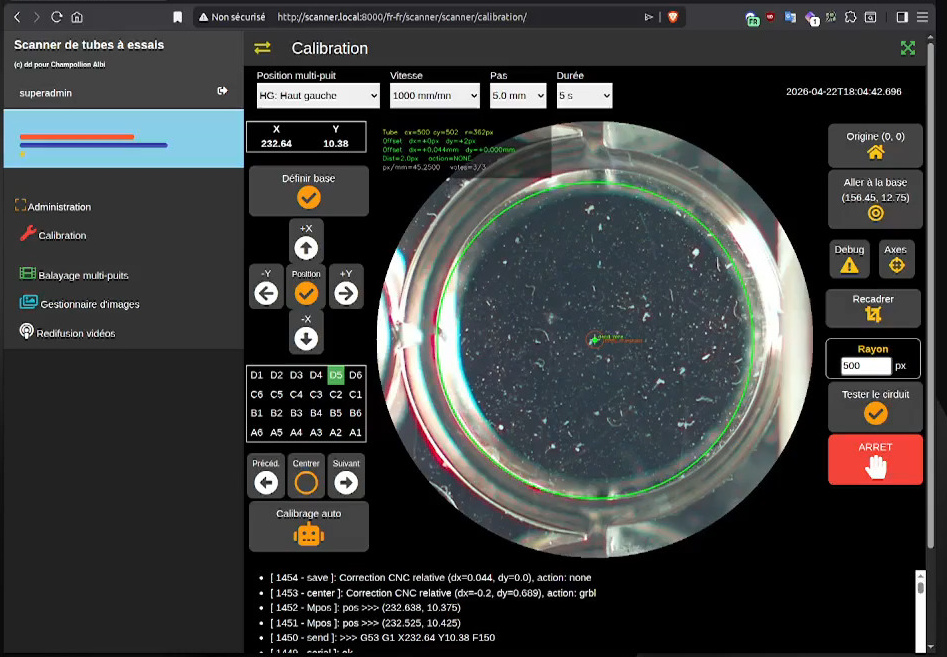
#> input picture assets/calibration-auto.jpg, 947 x 657 px
$ python -i tube_aligner_old.py   (imports and definitions only)
#> lines starting #> are read from the running program, lines starting #| are printed output that depends on the picture; after the words box and inside, x2 and y2 are one past the last pixel; in counts of white or black regions, pixels touching at a corner belong together
#> further down, picture is the input picture: shape (657, 947, 3); mean B, G, R 60.1, 60.5, 58.7
'''
Created on 17 avr. 2026

@author: denis
'''
# modules/tube_aligner.py

import cv2
import logging
import numpy as np

logger = logging.getLogger(__name__)


class TubeAligner:
    """
    Détecte le cercle du tube à essai dans une frame (vue par dessous,
    éclairage par dessus → cercle clair sur fond sombre).
    Calcule le décalage entre le centre du tube et le centre de l'image.
    Décide d'une correction GRBL (grand écart) ou d'un recadrage (petit écart).
    """

    # Seuil en pixels : au-delà → correction GRBL, en-dessous → recadrage
    GRBL_THRESHOLD_PX  = 20
    # Tolérance : en-dessous → pas de correction nécessaire
    DEAD_ZONE_PX       = 5

    def __init__(
        self,
        px_per_mm: float = 10.0,        # facteur d'échelle calibration (px/mm)
        grbl_threshold_px: int = 20,
        dead_zone_px: int = 5,
        debug: bool  = False,   # ← activable depuis la vue
    ):
        self.px_per_mm         = px_per_mm
        self.grbl_threshold_px = grbl_threshold_px
        self.dead_zone_px      = dead_zone_px

    def detect_tube(self, frame: np.ndarray) -> dict:
        """
        Détecte le cercle du tube et calcule le décalage par rapport au centre image.

        :param frame: Frame BGR (numpy array)
        :return:      dict avec cercle détecté, décalage px et mm, action recommandée
        """
        h, w = frame.shape[:2]
#> h = 657; w = 947
        cx_img = w // 2
#> cx_img = 473
        cy_img = h // 2
#> cy_img = 328

        result = {
            "detected"      : False,
            "tube_cx"       : None,
            "tube_cy"       : None,
            "tube_radius"   : None,
            "offset_x_px"   : None,
            "offset_y_px"   : None,
            "offset_x_mm"   : None,
            "offset_y_mm"   : None,
            "action"        : "none",   # "none" | "crop" | "grbl"
            "grbl_gcode"    : None,
            "frame_annotated": None,
        }

        # Prétraitement : niveaux de gris + flou
        gray    = cv2.cvtColor(frame, cv2.COLOR_BGR2GRAY)
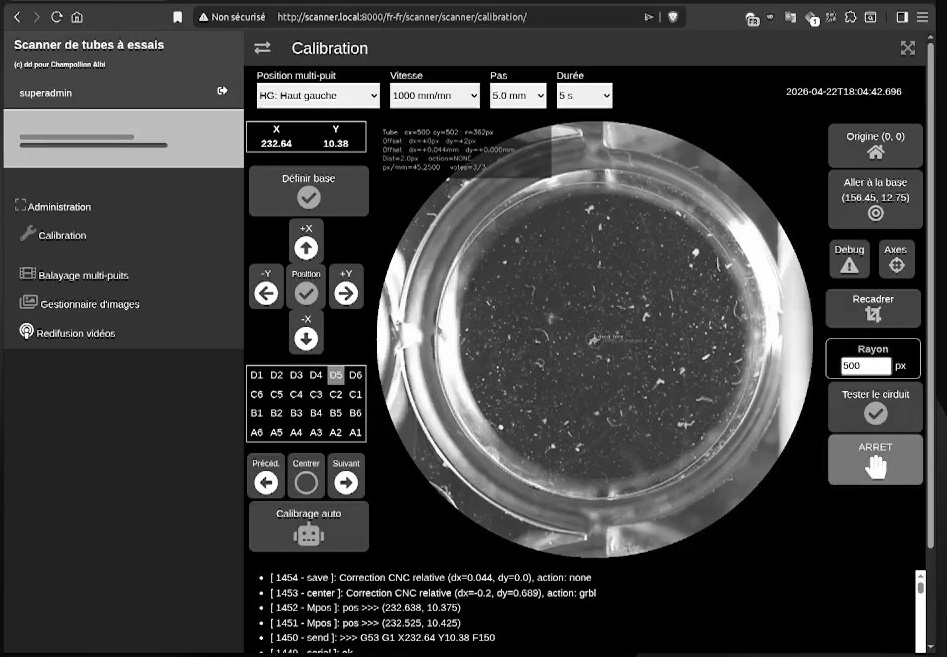
#> gray: shape (657, 947); min 0, max 255, mean 59.9
        #blurred = cv2.GaussianBlur(gray, (9, 9), 2)
        blurred = cv2.GaussianBlur(gray, (15, 15), 3)
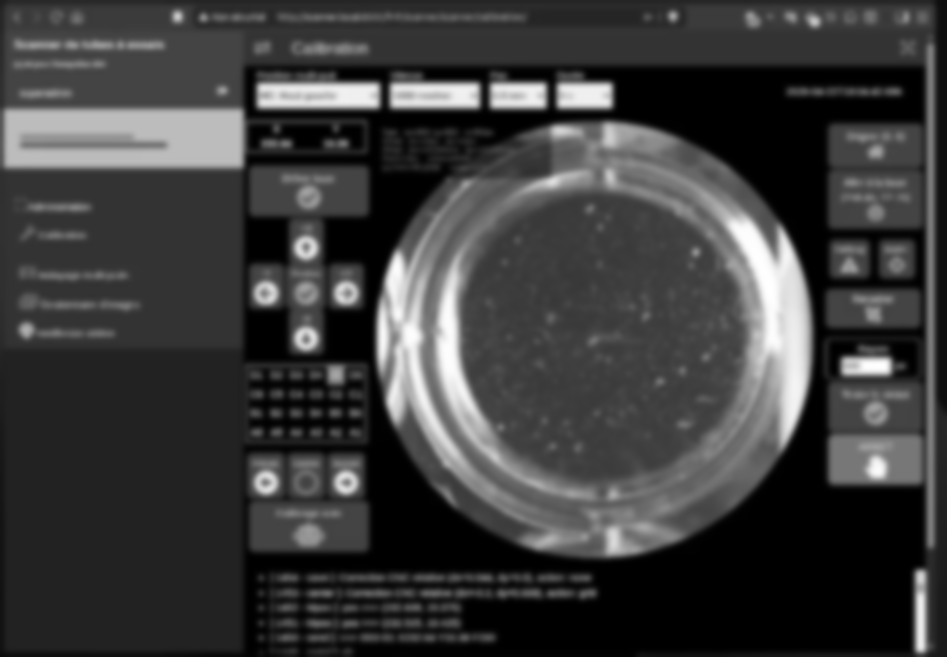
#> blurred: shape (657, 947); min 0, max 255, mean 59.9

        # param1 : seuil Canny haut, param2 : seuil accumulation (plus bas = plus permissif)
        min_radius = int(min(w, h) * 0.26)    # ~260px sur 1000px
#> min_radius = 170
        max_radius = int(min(w, h) * 0.36)    # ~360px sur 1000px — bord intérieur du verre
#> max_radius = 236

        circles = cv2.HoughCircles(
            blurred,
            cv2.HOUGH_GRADIENT,
            dp          = 1.2,
            minDist     = min(w, h) // 2,    # un seul tube attendu
            param1      = 50,
            param2      = 30,
            minRadius   = min_radius,
            maxRadius   = max_radius,
        )
#> circles = [[593.4, 339, 219.1], [60.6, 323.4, 182.2]]

        if circles is None:
            logger.warning("TubeAligner: aucun cercle détecté")
            result["frame_annotated"] = self._annotate(frame.copy(), cx_img, cy_img, None)
            return result

        circles = np.round(circles[0, :]).astype(int)
#> circles = [[593, 339, 219], [61, 323, 182]]

        # Prend le cercle le plus proche du centre image
        best = min(
            circles,
            key=lambda c: np.sqrt((c[0] - cx_img)**2 + (c[1] - cy_img)**2)
        )
#> best = [593, 339, 219]
        tx, ty, tr = int(best[0]), int(best[1]), int(best[2])
#> tx = 593; ty = 339; tr = 219

        # Décalage : positif = tube à droite/bas du centre image
        offset_x_px = tx - cx_img
#> offset_x_px = 120
        offset_y_px = ty - cy_img
#> offset_y_px = 11
        offset_x_mm = offset_x_px / self.px_per_mm
#> offset_x_mm = 12
        offset_y_mm = offset_y_px / self.px_per_mm
#> offset_y_mm = 1.1

        dist_px = np.sqrt(offset_x_px**2 + offset_y_px**2)
#> dist_px = 120.5

        # Décision d'action
        if dist_px <= self.dead_zone_px:
            action     = "none"
            grbl_gcode = None
        elif dist_px <= self.grbl_threshold_px:
            action     = "crop"
            grbl_gcode = None
        else:
            action = "grbl"
            # G91 = coordonnées relatives, G0 = déplacement rapide
            # Inversion du signe : si tube est à droite (+X image),
            # la CNC doit reculer (-X GRBL) pour recentrer
            #cmd = f"G53 G1 X{x:.2f} Y{y:.2f} F{feed}"

            grbl_gcode = (
                f"G91\n"
                f"G1 X{-offset_x_mm:.3f} Y{-offset_y_mm:.3f}\n"
                f"G90"
            )
            logger.info(
                "TubeAligner: décalage %.1fpx (%.2fmm, %.2fmm) → GRBL: %s",
                dist_px, offset_x_mm, offset_y_mm, grbl_gcode.replace('\n', ' | ')
            )

        result.update({
            "detected"       : True,
            "tube_cx"        : tx,
            "tube_cy"        : ty,
            "tube_radius"    : tr,
            "offset_x_px"   : offset_x_px,
            "offset_y_px"   : offset_y_px,
            "offset_x_mm"   : round(offset_x_mm, 3),
            "offset_y_mm"   : round(offset_y_mm, 3),
            "action"        : action,
            "grbl_gcode"    : None,
            "frame_annotated": self._annotate(
                frame.copy(), cx_img, cy_img, (tx, ty, tr), offset_x_px, offset_y_px
            ),
        })

        return result

    def crop_to_tube(self, frame: np.ndarray, detection: dict) -> np.ndarray:
        """
        Recadrage logiciel : recentre l'image sur le tube détecté.
        Utilisé quand action == "crop".
        """
        if not detection["detected"]:
            return frame

        tx = detection["tube_cx"]
        ty = detection["tube_cy"]
        tr = detection["tube_radius"]
        h, w = frame.shape[:2]

        # Fenêtre carrée autour du centre du tube
        half = tr
        x1 = max(tx - half, 0)
        y1 = max(ty - half, 0)
        x2 = min(tx + half, w)
        y2 = min(ty + half, h)

        cropped = frame[y1:y2, x1:x2]

        # Redimensionne à la taille originale pour ne pas changer le pipeline
        return cv2.resize(cropped, (w, h), interpolation=cv2.INTER_LINEAR)

    def _annotate(
        self,
        frame: np.ndarray,
        cx_img: int,
        cy_img: int,
        circle: tuple | None,
        offset_x: int = 0,
        offset_y: int = 0,
    ) -> np.ndarray:
        """
        Dessine le cercle détecté, le centre image et le vecteur de décalage.
        """
#> called with cx_img = 473, cy_img = 328, circle = (593, 339, 219), offset_x = 120, offset_y = 11
        # Croix centre image
        cv2.drawMarker(
            frame, (cx_img, cy_img),
            (0, 255, 0), cv2.MARKER_CROSS, 20, 1, cv2.LINE_AA
        )

        if circle is None:
            cv2.putText(frame, "Tube non detecte", (10, 30),
                        cv2.FONT_HERSHEY_SIMPLEX, 0.6, (0, 0, 255), 1, cv2.LINE_AA)
            return frame

        tx, ty, tr = circle

        # Cercle du tube en cyan
        cv2.circle(frame, (tx, ty), tr, (255, 255, 0), 2, cv2.LINE_AA)

        # Centre du tube en rouge
        cv2.circle(frame, (tx, ty), 4, (0, 0, 255), -1, cv2.LINE_AA)
#> frame: shape (657, 947, 3); mean of channels 0, 1, 2 61.6, 62, 58.3

        # Vecteur décalage (centre image → centre tube)
        if abs(offset_x) > 2 or abs(offset_y) > 2:
            cv2.arrowedLine(
                frame,
                (cx_img, cy_img),
                (tx, ty),
                (0, 100, 255), 2, cv2.LINE_AA, tipLength=0.2
            )

        # Texte décalage
        dist = np.sqrt(offset_x**2 + offset_y**2)
#> dist = 120.5
        cv2.putText(
            frame,
            f"dx={offset_x:+d}px  dy={offset_y:+d}px  dist={dist:.1f}px",
            (10, 28),
            cv2.FONT_HERSHEY_SIMPLEX, 0.45, (255, 255, 255), 1, cv2.LINE_AA,
        )
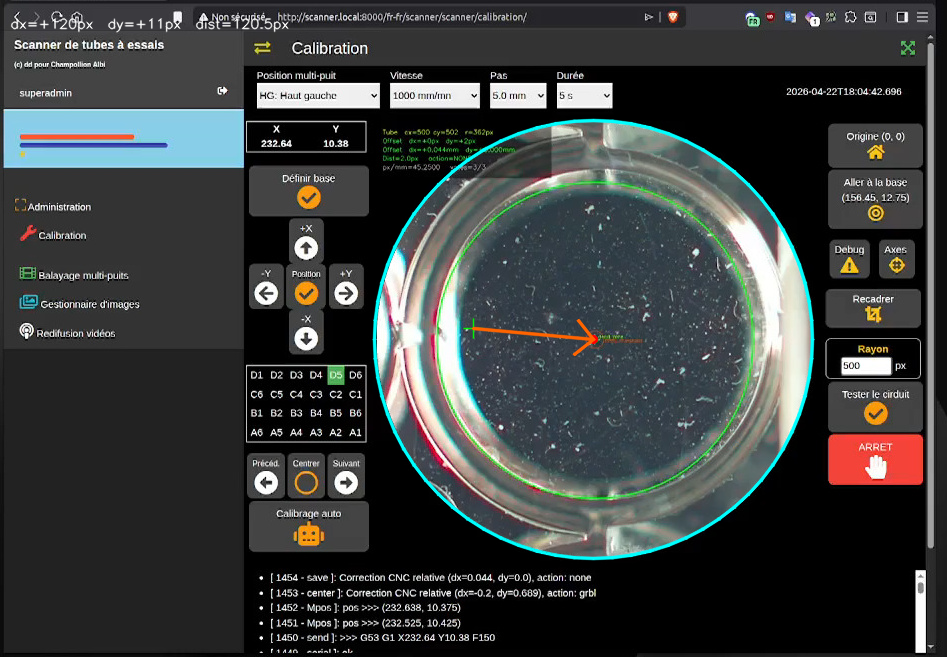
#> frame: shape (657, 947, 3); mean of channels 0, 1, 2 61.8, 62.2, 58.7; drawn as B, G, R
        cv2.putText(
            frame,
            f"r={tr}px",
            (10, 48),
            cv2.FONT_HERSHEY_SIMPLEX, 0.45, (200, 200, 200), 1, cv2.LINE_AA,
        )
#> frame: shape (657, 947, 3); 0.06% of pixels changed, all inside (x1, y1, x2, y2) = (11, 37, 72, 53)

        return frame


>>> import cv2
>>> picture = cv2.imread('../../assets/calibration-auto.jpg')
>>> result = TubeAligner().detect_tube(picture)
#> result = 11 items
